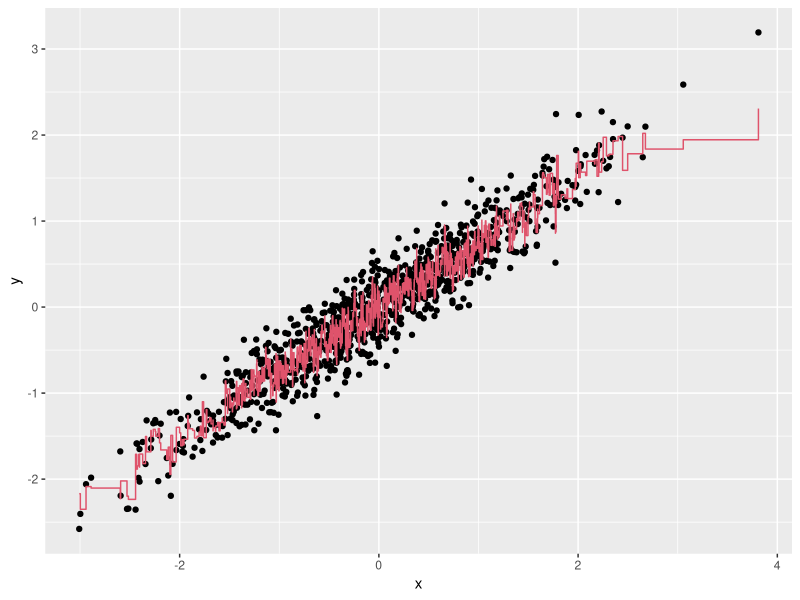
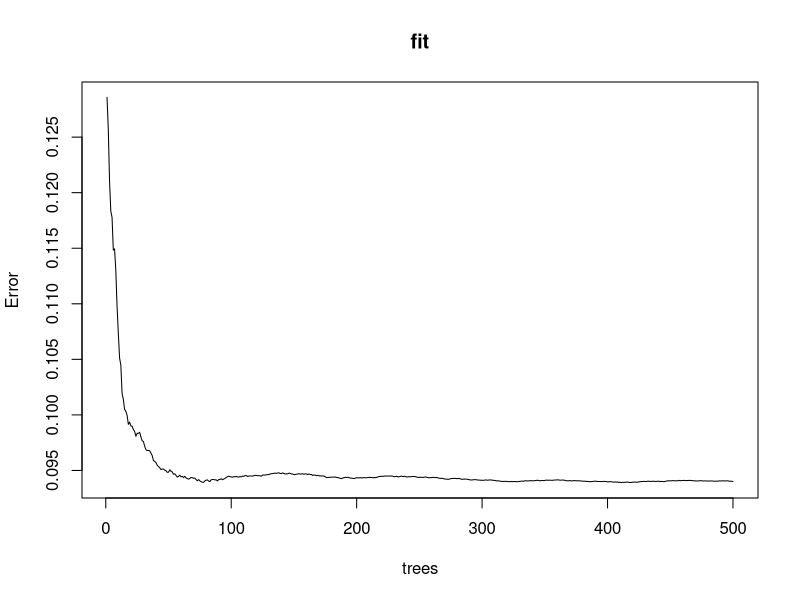

The R script that drew these images, in order:
library(rpart)
library(tidyverse)
n <- 1000
sigma <- 0.25
set.seed(1)
x <- rnorm(n, 0, 1)
y <- 0.75 * x + rnorm(n, 0, sigma)
dat <- data.frame(x = x, y = y)
library(randomForest)
fit <- randomForest(y ~ x, data = dat)
  dat %>% 
  mutate(y_hat = predict(fit)) %>% 
  ggplot() +
  geom_point(aes(x, y)) +
  geom_step(aes(x, y_hat), col = 2)
plot(fit)
